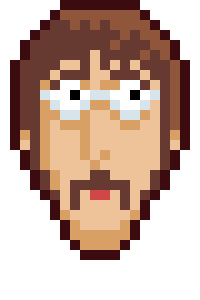
Frame 1 (no input)
Frame 2 (the mouse pressed at the canvas centre, redrawn once): identical to frame 1, image omitted

The p5.js sketch that drew this single still picture (run headless with seeded random() and noise() and a simulated clock; the mouse was pressed at the canvas centre and the sketch redrawn once):

// p5.js sketch
// ── sketch.js
//https://github.com/stavrosdidakis/DAT-GAD-405_2017
//https://p5js.org

//DAT405 / GAD405
//00_Template
//The purpose of this sketch is to provide a basic template
//for P5.js projects

//Initialization function
function setup() {
  //Print a message to the console - to view using Chrome:
  //View > Developer > Developer Tools > Console
  console.log("Initialization: OK")
  createCanvas(200,300);
}

//Rendering function
function draw() {
  noStroke();
  fill(60,11,15);
  rect(60,0,10,10)
  rect(70,0,10,10)
  rect(80,0,10,10)
  rect(90,0,10,10)
  rect(100,0,10,10)
  rect(110,0,10,10)
  rect(120,0,10,10)
  rect(130,0,10,10)
  rect(50,10,10,10)
  rect(140,10,10,10)
  rect(40,20,10,10)
  rect(150,20,10,10)
  rect(30,30,10,10)
  rect(160,30,10,10)
  rect(20,40,10,10)
  rect(170,40,10,10)
  rect(20,50,10,10)
  rect(170,50,10,10)
  rect(10,60,10,10)
  rect(180,60,10,10)
  rect(10,70,10,10)
  rect(180,70,10,10)
  rect(10,80,10,10)
  rect(180,80,10,10)
  rect(10,90,10,10)
  rect(180,90,10,10)
  rect(10,100,10,10)
  rect(180,100,10,10)
  rect(10,110,10,10)
  rect(180,110,10,10)
  rect(10,120,10,10)
  rect(180,120,10,10)
  rect(10,130,10,10)
  rect(180,130,10,10)
  rect(10,140,10,10)
  rect(180,140,10,10)
  rect(20,150,10,10)
  rect(170,150,10,10)
  rect(20,160,10,10)
  rect(170,160,10,10)
  rect(30,170,10,10)
  rect(160,170,10,10)
  rect(30,180,10,10)
  rect(160,180,10,10)
  rect(40,190,10,10)
  rect(150,190,10,10)
  rect(50,200,10,10)
  rect(140,200,10,10)
  rect(50,210,10,10)
  rect(140,210,10,10)
  rect(60,220,10,10)
  rect(130,220,10,10)
  rect(60,230,10,10)
  rect(130,230,10,10)
  rect(70,240,10,10)
  rect(120,240,10,10)
  rect(80,250,10,10)
  rect(90,250,10,10)
  rect(100,250,10,10)
  rect(110,250,10,10)

  fill(143,86,59);

  rect(60,10,10,10)
  rect(70,10,10,10)
  rect(80,10,10,10)
  rect(90,10,10,10)
  rect(100,10,10,10)
  rect(110,10,10,10)
  rect(120,10,10,10)
  rect(130,10,10,10)
  rect(70,20,10,10)
  rect(90,20,10,10)
  rect(110,20,10,10)
  rect(120,20,10,10)
  rect(130,20,10,10)
  rect(140,20,10,10)
  rect(120,30,10,10)
  rect(140,30,10,10)
  rect(150,30,10,10)
  rect(110,40,10,10)
  rect(150,40,10,10)
  rect(160,40,10,10)
  rect(140,50,10,10)
  rect(160,50,10,10)
  rect(170,60,10,10)
  rect(170,70,10,10)
  rect(170,80,10,10)
  rect(170,90,10,10)
  rect(170,100,10,10)
  rect(170,110,10,10)
  rect(170,120,10,10)

  fill(102,58,49);

  rect(50,20,10,10)
  rect(60,20,10,10)
  rect(80,20,10,10)
  rect(100,20,10,10)
  rect(40,30,10,10)
  rect(50,30,10,10)
  rect(60,30,10,10)
  rect(70,30,10,10)
  rect(80,30,10,10)
  rect(90,30,10,10)
  rect(100,30,10,10)
  rect(110,30,10,10)
  rect(130,30,10,10)
  rect(30,40,10,10)
  rect(40,40,10,10)
  rect(50,40,10,10)
  rect(60,40,10,10)
  rect(70,40,10,10)
  rect(80,40,10,10)
  rect(90,40,10,10)
  rect(100,40,10,10)
  rect(120,40,10,10)
  rect(130,40,10,10)
  rect(140,40,10,10)
  rect(30,50,10,10)
  rect(40,50,10,10)
  rect(50,50,10,10)
  rect(60,50,10,10)
  rect(70,50,10,10)
  rect(80,50,10,10)
  rect(100,50,10,10)
  rect(110,50,10,10)
  rect(120,50,10,10)
  rect(130,50,10,10)
  rect(150,50,10,10)
  rect(30,60,10,10)
  rect(40,60,10,10)
  rect(50,60,10,10)
  rect(20,60,10,10)
  rect(80,60,10,10)
  rect(100,60,10,10)
  rect(120,60,10,10)
  rect(140,60,10,10)
  rect(150,60,10,10)
  rect(160,60,10,10)
  rect(30,70,10,10)
  rect(40,70,10,10)
  rect(20,70,10,10)
  rect(60,70,10,10)
  rect(70,70,10,10)
  rect(80,70,10,10)
  rect(110,70,10,10)
  rect(120,70,10,10)
  rect(130,70,10,10)
  rect(150,70,10,10)
  rect(160,70,10,10)
  rect(30,80,10,10)
  rect(20,80,10,10)
  rect(50,80,10,10)
  rect(140,80,10,10)
  rect(160,80,10,10)
  rect(20,90,10,10)
  rect(30,90,10,10)
  rect(160,90,10,10)
  rect(20,100,10,10)
  rect(30,100,10,10)
  rect(160,100,10,10)
  rect(20,110,10,10)
  rect(30,110,10,10)
  rect(160,110,10,10)
  rect(20,120,10,10)
  rect(30,120,10,10)
  rect(160,120,10,10)
  rect(30,130,10,10)
  rect(160,130,10,10)
  rect(30,140,10,10)
  rect(160,140,10,10)
  rect(30,150,10,10)
  rect(160,150,10,10)
  rect(30,160,10,10)
  rect(160,160,10,10)
  rect(40,170,10,10)
  rect(150,170,10,10)
  rect(40,180,10,10)
  rect(150,180,10,10)
  rect(50,190,10,10)
  rect(140,190,10,10)
  rect(70,190,10,10)
  rect(120,190,10,10)
  rect(70,200,10,10)
  rect(120,200,10,10)
  rect(70,180,10,10)
  rect(120,180,10,10)
  rect(80,180,10,10)
  rect(110,180,10,10)
  rect(90,180,10,10)
  rect(100,180,10,10)
  rect(90,170,10,10)
  rect(100,170,10,10)

  fill(238,195,153);

  rect(90,50,10,10)
  rect(60,60,10,10)
  rect(70,60,10,10)
  rect(90,60,10,10)
  rect(110,60,10,10)
  rect(130,60,10,10)
  rect(50,70,10,10)
  rect(90,70,10,10)
  rect(100,70,10,10)
  rect(140,70,10,10)
  rect(90,80,10,10)
  rect(150,80,10,10)
  rect(150,100,10,10)
  rect(90,110,10,10)
  rect(100,110,10,10)
  rect(150,110,10,10)
  rect(50,120,10,10)
  rect(90,120,10,10)
  rect(100,120,10,10)
  rect(110,120,10,10)
  rect(140,120,10,10)
  rect(150,120,10,10)
  rect(50,130,10,10)
  rect(60,130,10,10)
  rect(70,130,10,10)
  rect(90,130,10,10)
  rect(100,130,10,10)
  rect(110,130,10,10)
  rect(120,130,10,10)
  rect(130,130,10,10)
  rect(140,130,10,10)
  rect(150,130,10,10)
  rect(20,140,10,10)
  rect(50,140,10,10)
  rect(60,140,10,10)
  rect(70,140,10,10)
  rect(90,140,10,10)
  rect(100,140,10,10)
  rect(110,140,10,10)
  rect(120,140,10,10)
  rect(130,140,10,10)
  rect(140,140,10,10)
  rect(150,140,10,10)
  rect(170,140,10,10)
  rect(50,150,10,10)
  rect(60,150,10,10)
  rect(70,150,10,10)
  rect(90,150,10,10)
  rect(110,150,10,10)
  rect(120,150,10,10)
  rect(130,150,10,10)
  rect(140,150,10,10)
  rect(150,150,10,10)
  rect(50,160,10,10)
  rect(60,160,10,10)
  rect(70,160,10,10)
  rect(80,160,10,10)
  rect(100,160,10,10)
  rect(110,160,10,10)
  rect(120,160,10,10)
  rect(130,160,10,10)
  rect(140,160,10,10)
  rect(150,160,10,10)
  rect(60,170,10,10)
  rect(70,170,10,10)
  rect(80,170,10,10)
  rect(110,170,10,10)
  rect(120,170,10,10)
  rect(130,170,10,10)
  rect(140,170,10,10)
  rect(60,180,10,10)
  rect(130,180,10,10)
  rect(140,180,10,10)
  rect(60,190,10,10)
  rect(130,190,10,10)
  rect(60,200,10,10)
  rect(130,200,10,10)
  rect(80,200,10,10)
  rect(110,200,10,10)
  rect(80,190,10,10)
  rect(110,190,10,10)
  rect(90,200,10,10)
  rect(100,200,10,10)
  rect(70,210,10,10)
  rect(80,210,10,10)
  rect(90,210,10,10)
  rect(100,210,10,10)
  rect(110,210,10,10)
  rect(120,210,10,10)
  rect(80,220,10,10)
  rect(90,220,10,10)
  rect(100,220,10,10)
  rect(110,220,10,10)

  fill(216,160,101);

  rect(40,80,10,10)
  rect(80,80,10,10)
  rect(100,80,10,10)
  rect(110,80,10,10)
  rect(40,100,10,10)
  rect(100,100,10,10)
  rect(90,100,10,10)
  rect(40,110,10,10)
  rect(50,110,10,10)
  rect(80,110,10,10)
  rect(110,110,10,10)
  rect(140,110,10,10)
  rect(40,120,10,10)
  rect(60,120,10,10)
  rect(70,120,10,10)
  rect(80,120,10,10)
  rect(120,120,10,10)
  rect(130,120,10,10)
  rect(20,130,10,10)
  rect(40,130,10,10)
  rect(80,130,10,10)
  rect(170,130,10,10)
  rect(40,140,10,10)
  rect(80,140,10,10)
  rect(40,150,10,10)
  rect(80,150,10,10)
  rect(100,150,10,10)
  rect(40,160,10,10)
  rect(90,160,10,10)
  rect(50,170,10,10)
  rect(50,180,10,10)
  rect(60,210,10,10)
  rect(130,210,10,10)
  rect(70,220,10,10)
  rect(120,220,10,10)
  rect(70,230,10,10)
  rect(120,230,10,10)
  rect(80,230,10,10)
  rect(110,230,10,10)
  rect(90,230,10,10)
  rect(100,230,10,10)
  rect(80,240,10,10)
  rect(110,240,10,10)
  rect(90,240,10,10)
  rect(100,240,10,10)

  fill(209,70,73);

  rect(90,190,10,10)
  rect(100,190,10,10)

  fill(0,0,0);

  rect(70,90,10,10)
  rect(130,90,10,10)

  fill(216,228,236);

  rect(40,90,10,10)
  rect(90,90,10,10)
  rect(100,90,10,10)
  rect(150,90,10,10)
  rect(50,100,10,10)
  rect(80,100,10,10)
  rect(110,100,10,10)
  rect(140,100,10,10)
  rect(60,110,10,10)
  rect(70,110,10,10)
  rect(120,110,10,10)
  rect(130,110,10,10)

  //View > Developer > Developer Tools > Console
  console.log("Rendering...")
  noLoop();
}
